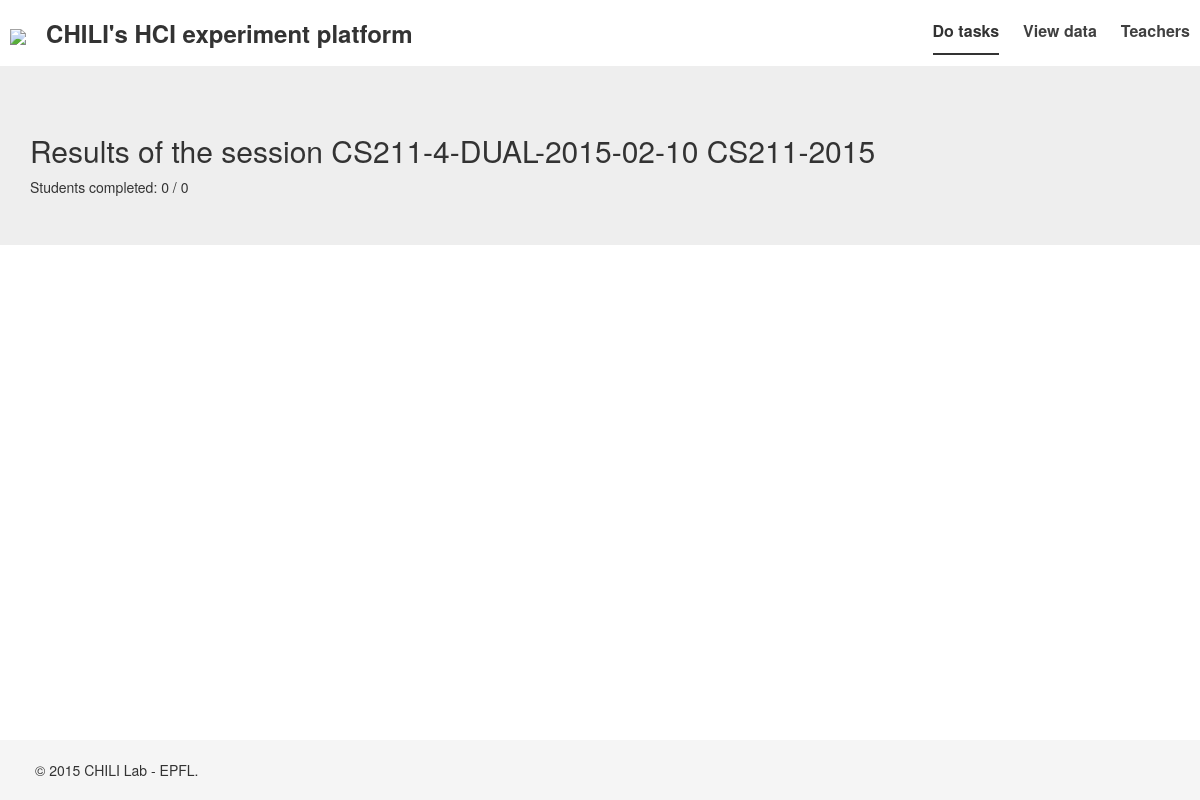
/results/4/ (signed in), run on the app's committed database.
### experiment/models.py (models this page shows, shortened)
class Session(models.Model):
    experiment = models.ForeignKey(Experiment)
    course = models.ForeignKey(Course)
    time = models.DateTimeField(auto_now_add=True)
    closed = models.BooleanField()
    def __str__(self):
        return self.experiment.slug.__str__() + "-" + self.course.__str__()
    def num_students(self):
        return self.user_set.all().count()
    def num_students_completed(self):
        return self.user_set.filter(completed=1).count()

class Experiment(models.Model):
    slug = models.CharField(max_length=50)
    name = models.CharField(max_length=50)

class Course(models.Model):
    slug = models.CharField(max_length=50)
    name = models.CharField(max_length=50)
    def __str__(self):
        return self.name.__str__()

### analytics/views.py (the view)
# urls.py: url(r'^results/(?P<id>\d+)/$', login_required(ResultsView.as_view()), name='results'),
class ResultsView(TemplateView):
    def get(self, request, *args, **kwargs):
        session = Session.objects.get(id = kwargs['id'])
        results = Result.objects.filter(user__in = session.user_set.all())
        ep = EXPERIMENT_CLASSES[session.experiment.slug]()
        processed_results = ep.process_results(results)
        context = {"results": processed_results, "session": session}
        return render(request, "analytics/generic.html", context)

### templates/analytics/generic.html (shortened to what this page needs)
{% extends "base.html" %}
{% load staticfiles %}
{% block content %}
    <div class="jumbotron">
      <div class="container">
	<h2>Results of the session {{ session }}</h2>
	Students completed: {{ session.num_students_completed }} / {{ session.num_students }}
      </div>
    </div>
{% endblock %}

### cs211labs/static/css/custom.css (style rules this page uses)
body { padding-top: 0px; }
html { position: relative; min-height: 100%; }
body { margin-bottom: 60px; }

### data on the page
Session: experiment+course "CS211-4-DUAL-2015-02-10 CS211-2015", num_students_completed "0", num_students "0"
